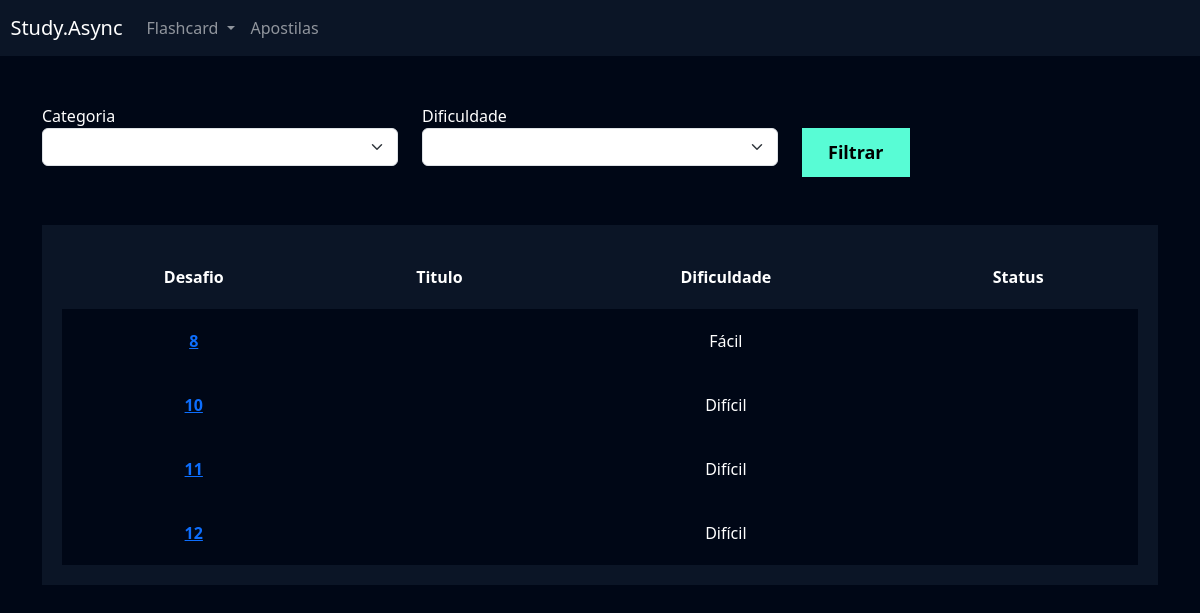
Before: /flashcard/listar_desafio/ (signed in) with the older database file.
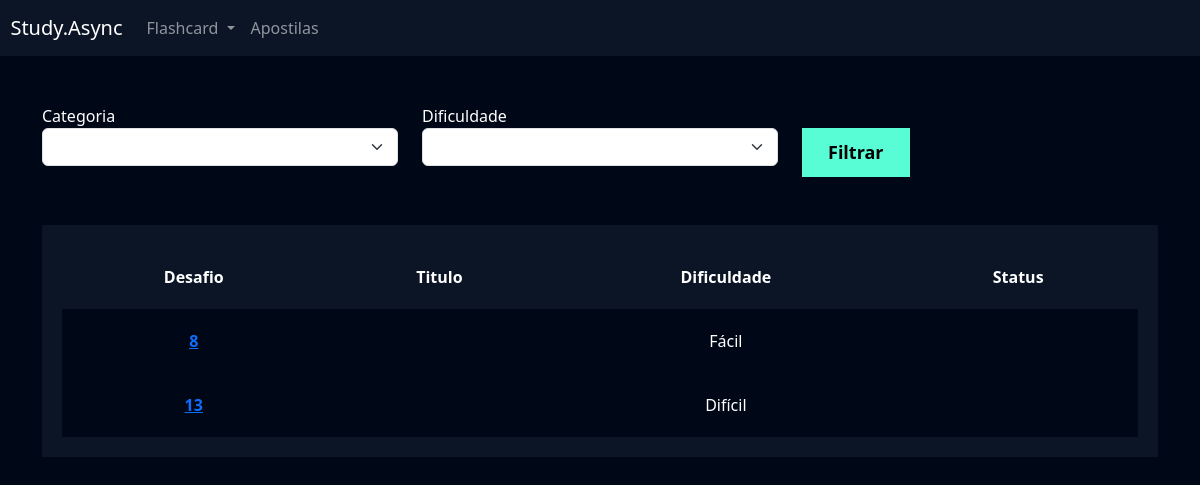
After: the same page with the newer database file.
### flashcard/models.py (models this page shows, shortened)
class Desafio(models.Model):
    user = models.ForeignKey(User, on_delete=models.DO_NOTHING)
    titulo = models.CharField(max_length=100)
    categoria = models.ManyToManyField(Categoria)
    quantidade_perguntas = models.IntegerField()
    dificuldade = models.CharField(
    max_length=1, choices=Flashcard.DIFICULDADE_CHOICES
    )
    flashcards = models.ManyToManyField(FlashcardDesafio)

### flashcard/views.py (the view)
# urls.py: path('listar_desafio/', views.listar_desafio, name="listar_desafio"),
def listar_desafio(request):
    desafios = Desafio.objects.filter(user=request.user)
    return render(request, 'listar_desafio.html', {'desafios': desafios})

### flashcard/templates/listar_desafio.html (shortened to what this page needs)
{% extends "base.html" %}
{% load static %}
{% block 'cabecalho' %}
    <link href="{% static 'usuarios/css/cadastro.css' %}" rel="stylesheet">
    <link href="{% static 'flashcard/css/novo_flashcard.css' %}" rel="stylesheet">
    <link href="{% static 'flashcard/css/iniciar_desafio.css' %}" rel="stylesheet">
    <link href="{% static 'flashcard/css/desafio.css' %}" rel="stylesheet">
    <link href='https://unpkg.com/boxicons@2.1.4/css/boxicons.min.css' rel='stylesheet'>
{% endblock 'cabecalho' %}
{% block 'conteudo' %}
    {% include "partials/header.html" %}
    <div class="container">
        <br>
        <br>
        <div class="row">
            <div class="col-md ">
                <form action="}" method="GET">
                <label for="">Categoria</label>
                <select name="categoria" class="form-select">
                </select>
            </div>
            <div class="col-md ">
                <label for="">Dificuldade</label>
                <select name="dificuldade" class="form-select">
                </select>
            </div>
            <div class="col-md">
                <br>
                <input type="submit" value="Filtrar" class="btn-cadastro">
            </div>
        </div>
        <br>
        <br>
        <div class="box-listar">
            <table>
                <thead>
                    <tr>
                        <th scope="col">Desafio</th>
                        <th scope="col">Titulo</th>
                        <th scope="col">Dificuldade</th>
                        <th scope="col">Status</th>
                    </tr>
                </thead>
                <tbody>
                    {% for desafio in desafios %}
                        <tr class="linha">
                            <th><a href="{% url 'desafio' desafio.id %}">{{desafio.id}}</a></th>
                            <td>{{desafio.titulo}}</td>
                            <td>{{desafio.get_dificuldade_display}}</td>
                            <td>{{desafio.status}}</td>
                        </tr>
                    {% endfor %}
                </tbody>
            </table>
        </div>
    </div>
{% endblock 'conteudo' %}

Changed rows visible on the page:
removed Desafio: id "10", dificuldade "Difícil"
removed Desafio: id "11", dificuldade "Difícil"
removed Desafio: id "12", dificuldade "Difícil"
added Desafio: id "13", dificuldade "Difícil"
